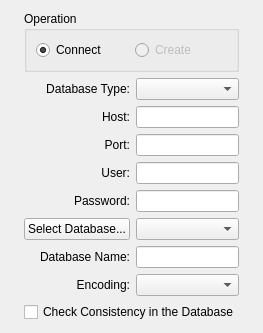
<?xml version="1.0" encoding="UTF-8"?>
<ui version="4.0">
 <class>TL4ConnectorWizardPageForm</class>
 <widget class="QWidget" name="TL4ConnectorWizardPageForm">
  <property name="geometry">
   <rect>
    <x>0</x>
    <y>0</y>
    <width>263</width>
    <height>311</height>
   </rect>
  </property>
  <property name="windowTitle">
   <string/>
  </property>
  <layout class="QGridLayout" name="gridLayout_2">
   <item row="0" column="1">
    <layout class="QVBoxLayout" name="verticalLayout_3" stretch="0,1,0">
     <item>
      <widget class="QGroupBox" name="groupBox">
       <property name="title">
        <string>Operation</string>
       </property>
       <layout class="QGridLayout" name="gridLayout">
        <item row="0" column="0">
         <widget class="QRadioButton" name="m_connectRadioButton">
          <property name="text">
           <string>Connect</string>
          </property>
          <property name="checked">
           <bool>true</bool>
          </property>
         </widget>
        </item>
        <item row="0" column="1">
         <widget class="QRadioButton" name="m_createRadioButton">
          <property name="enabled">
           <bool>false</bool>
          </property>
          <property name="text">
           <string>Create</string>
          </property>
         </widget>
        </item>
       </layout>
      </widget>
     </item>
     <item>
      <layout class="QHBoxLayout" name="horizontalLayout">
       <item>
        <layout class="QVBoxLayout" name="verticalLayout">
         <item>
          <widget class="QLabel" name="m_databaseTypeTextLabel">
           <property name="text">
            <string>Database Type:</string>
           </property>
           <property name="alignment">
            <set>Qt::AlignRight|Qt::AlignTrailing|Qt::AlignVCenter</set>
           </property>
          </widget>
         </item>
         <item>
          <widget class="QLabel" name="m_hostTextLabel">
           <property name="layoutDirection">
            <enum>Qt::LeftToRight</enum>
           </property>
           <property name="text">
            <string>Host:</string>
           </property>
           <property name="alignment">
            <set>Qt::AlignRight|Qt::AlignTrailing|Qt::AlignVCenter</set>
           </property>
          </widget>
         </item>
         <item>
          <widget class="QLabel" name="m_portTextLabel">
           <property name="text">
            <string>Port:</string>
           </property>
           <property name="alignment">
            <set>Qt::AlignRight|Qt::AlignTrailing|Qt::AlignVCenter</set>
           </property>
          </widget>
         </item>
         <item>
          <widget class="QLabel" name="m_userTextLabel">
           <property name="text">
            <string>User:</string>
           </property>
           <property name="alignment">
            <set>Qt::AlignRight|Qt::AlignTrailing|Qt::AlignVCenter</set>
           </property>
          </widget>
         </item>
         <item>
          <widget class="QLabel" name="m_passwordTextLabel">
           <property name="layoutDirection">
            <enum>Qt::LeftToRight</enum>
           </property>
           <property name="text">
            <string>Password:</string>
           </property>
           <property name="alignment">
            <set>Qt::AlignRight|Qt::AlignTrailing|Qt::AlignVCenter</set>
           </property>
          </widget>
         </item>
         <item>
          <widget class="QPushButton" name="m_directoryPushButton">
           <property name="text">
            <string>Select Database...</string>
           </property>
          </widget>
         </item>
         <item>
          <widget class="QLabel" name="m_databaseNameTextLabel">
           <property name="text">
            <string>Database Name:</string>
           </property>
           <property name="alignment">
            <set>Qt::AlignRight|Qt::AlignTrailing|Qt::AlignVCenter</set>
           </property>
          </widget>
         </item>
         <item>
          <widget class="QLabel" name="m_txlEncoding">
           <property name="text">
            <string>Encoding:</string>
           </property>
           <property name="alignment">
            <set>Qt::AlignRight|Qt::AlignTrailing|Qt::AlignVCenter</set>
           </property>
          </widget>
         </item>
        </layout>
       </item>
       <item>
        <layout class="QVBoxLayout" name="verticalLayout_2">
         <item>
          <widget class="QComboBox" name="m_databaseTypeComboBox"/>
         </item>
         <item>
          <widget class="QLineEdit" name="m_hostLineEdit"/>
         </item>
         <item>
          <widget class="QLineEdit" name="m_portLineEdit"/>
         </item>
         <item>
          <widget class="QLineEdit" name="m_userLineEdit"/>
         </item>
         <item>
          <widget class="QLineEdit" name="m_passwordLineEdit"/>
         </item>
         <item>
          <widget class="QComboBox" name="m_dbComboBox"/>
         </item>
         <item>
          <widget class="QLineEdit" name="m_databaseNameLineEdit"/>
         </item>
         <item>
          <widget class="QComboBox" name="m_encodingComboBox"/>
         </item>
        </layout>
       </item>
      </layout>
     </item>
     <item>
      <widget class="QCheckBox" name="m_dbConsistencyCheckBox">
       <property name="text">
        <string>Check Consistency in the Database</string>
       </property>
      </widget>
     </item>
    </layout>
   </item>
   <item row="1" column="1">
    <spacer name="verticalSpacer">
     <property name="orientation">
      <enum>Qt::Vertical</enum>
     </property>
     <property name="sizeHint" stdset="0">
      <size>
       <width>20</width>
       <height>40</height>
      </size>
     </property>
    </spacer>
   </item>
   <item row="0" column="2">
    <spacer name="horizontalSpacer">
     <property name="orientation">
      <enum>Qt::Horizontal</enum>
     </property>
     <property name="sizeHint" stdset="0">
      <size>
       <width>40</width>
       <height>20</height>
      </size>
     </property>
    </spacer>
   </item>
   <item row="0" column="0">
    <spacer name="horizontalSpacer_2">
     <property name="orientation">
      <enum>Qt::Horizontal</enum>
     </property>
     <property name="sizeHint" stdset="0">
      <size>
       <width>40</width>
       <height>20</height>
      </size>
     </property>
    </spacer>
   </item>
  </layout>
 </widget>
 <resources/>
 <connections/>
</ui>
